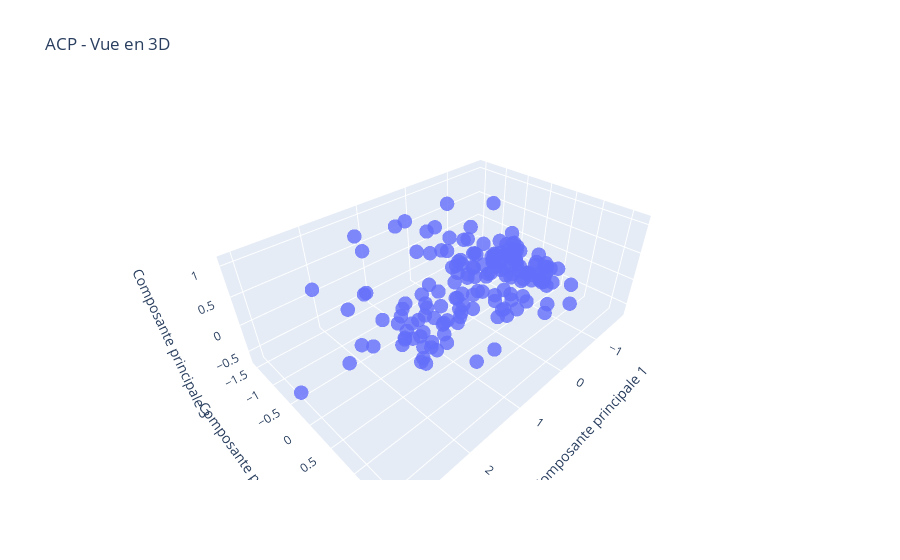

The notebook cell saved with this chart:
### Code cell
import plotly.graph_objects as go

principal_components_pivot = pca.fit_transform(data_num)

fig = go.Figure(data=[go.Scatter3d(
    x=principal_components_pivot[:, 0],
    y=principal_components_pivot[:, 1],
    z=principal_components_pivot[:, 2],
    mode='markers',
    marker=dict(
        size=5,
        opacity=0.8
    )
)])

fig.update_layout(
    title='ACP - Vue en 3D',
    scene = dict(
        xaxis_title='Composante principale 1',
        yaxis_title='Composante principale 2',
        zaxis_title='Composante principale 3'
    )
)

fig.show()

### Figure 1 — Plotly figure (JSON) as saved in the notebook; plotly's stock layout.template omitted (floating-point values rounded to 4 significant figures; data arrays with more than 128 entries replaced by an {"elided": "..."} marker saying what was removed)
{"data": [{"marker": {"opacity": 0.8, "size": 5}, "mode": "markers", "type": "scatter3d", "x": {"elided": "167 float values"}, "y": {"elided": "167 float values"}, "z": {"elided": "167 float values"}}], "layout": {"scene": {"xaxis": {"title": {"text": "Composante principale 1"}}, "yaxis": {"title": {"text": "Composante principale 2"}}, "zaxis": {"title": {"text": "Composante principale 3"}}}, "title": {"text": "ACP - Vue en 3D"}}}
